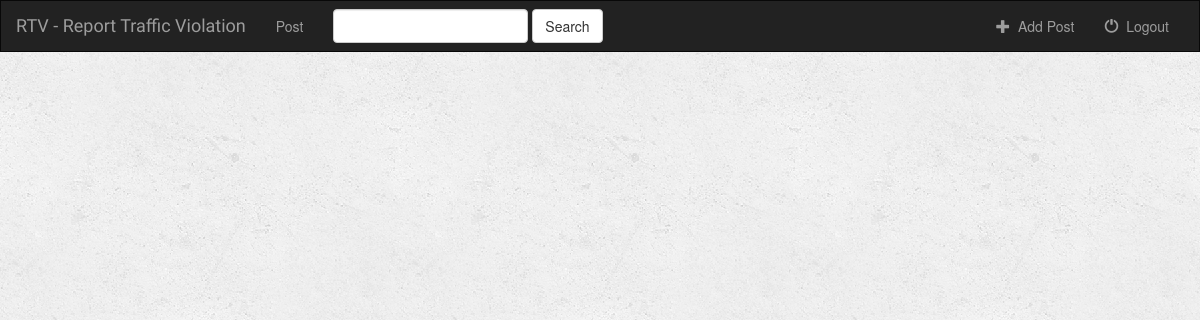
Page /rtv/ on the earlier database version.
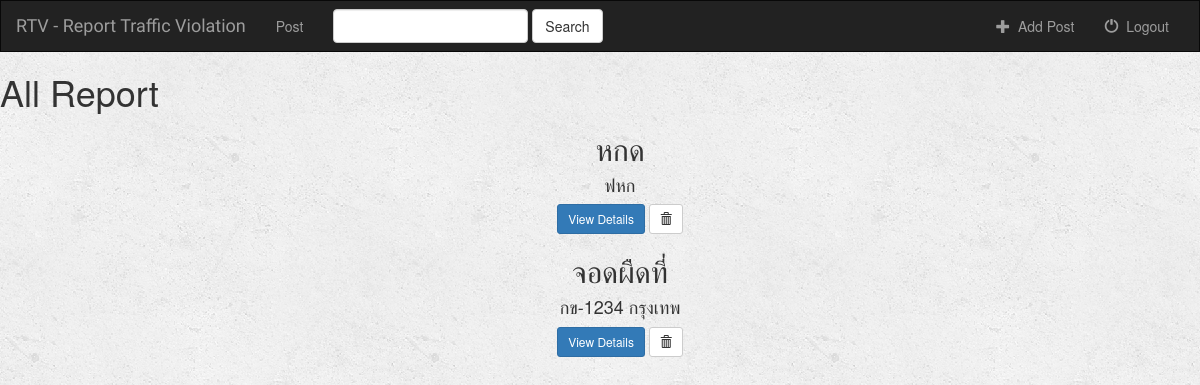
Same page on the later database version.
### rtv/models.py (models this page shows, shortened)
class Report(models.Model):
    topic = models.CharField(max_length = 100)
    license_plate = models.CharField(max_length = 30)
    address = models.CharField(max_length = 100)
    date = models.DateTimeField(blank = False)

### rtv/views.py (the view)
class IndexView(generic.ListView):
    template_name = 'rtv/index.html'
    context_object_name = 'all_report'
    def get_queryset(self):
        return Report.objects.all()

### rtv/templates/rtv/index.html (shortened to what this page needs)
{% extends 'rtv/base.html' %}
{% block body %}
  {% if all_report %}
    <h1> All Report </h1>
      <ul>
          {% for report in all_report %}
          <center>
                            <h2>{{ report.topic }}</h2>
                            <h4>{{ report.license_plate }}</h4>
                            <a href="{% url 'rtv:detail' report.id %}" class="btn btn-primary btn-sm" role="button">View Details</a>
                            <form action="{% url 'rtv:report-delete' report.id %}" method="post" style="display: inline;">
                                <button type="submit" class="btn btn-default btn-sm">
                                    <span class="glyphicon glyphicon-trash"></span>
                                </button>
                            </form>
            </center>
            {% endfor %}
      </ul>
  {% endif %}
{% endblock %}

### rtv/templates/rtv/base.html (shortened to what this page needs)
<!DOCTYPE html>
<html>
  <head>
    {% load staticfiles %}
    <link rel="stylesheet" href="https://maxcdn.bootstrapcdn.com/bootstrap/3.3.6/css/bootstrap.min.css">
    <link rel="stylesheet" type="text/css" href="{% static 'rtv/style.css' %}"/>
  </head>
  <body>
    <nav class="navbar navbar-inverse">
        <div class="container-fluid">
            <div class="navbar-header">
                <a class="navbar-brand" href="{% url 'rtv:index' %}">RTV - Report Traffic Violation</a>
            </div>
            <div class="collapse navbar-collapse" id="topNavBar">
                <ul class="nav navbar-nav">
                     <li class="{% block register_active %}{% endblock %}"><a href="{% url 'rtv:index' %}">Post</a></li>
                </ul>
                <form class="navbar-form navbar-left" role="search" method="get" action="{% url 'rtv:index' %}">
                    <div class="form-group">
                        <input type="text" class="form-control" name="q" value="{{ request.GET.q }}">
                    </div>
                    <button type="submit" class="btn btn-default">Search</button>
                </form>
                <ul class="nav navbar-nav navbar-right">
                    <li>
                        <a href="{% url 'rtv:report-add' %}">
                            <span class="glyphicon glyphicon-plus" aria-hidden="true"></span>&nbsp; Add Post
                        </a>
                    </li>
                    <li>
                        <a href="">
                            <span class="glyphicon glyphicon-off" aria-hidden="true"></span>&nbsp; Logout
                        </a>
                    </li>
                </ul>
            </div>
        </div>
    </nav>
   {% block body %}
   {% endblock %}
  </body>
</html>

### rtv/static/rtv/style.css (style rules this page uses)
body { background: white url("images/background.png") }
.navbar { border-radius: 0; }
.navbar-brand { font-family: 'Satisfy',cursive; }

Differences in the rows shown:
added Report: topic "หกด", license_plate "ฟหก"
added Report: topic "จอดผืดที่", license_plate "กข-1234 กรุงเทพ"
Other differences:
text now shown: "All Report"
